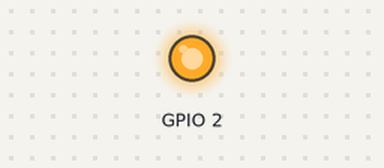
Bench run of a sketch on a simulated ESP8266 (NodeMCU). Parts: output pins drawn as LEDs (lit = HIGH). WiFi joins after 1.5 s; servers stay silent unless stated; what the sketch prints to the serial monitor is not drawn.

Above: at 2.2 s.
At 4.2 s:
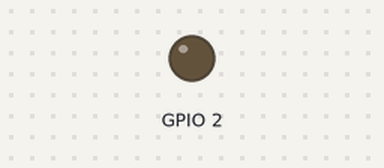
Timing chart, 0 to 6.9 s (numbered marks = the images above):
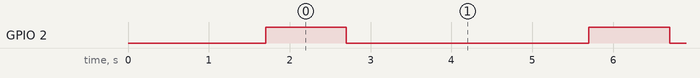

Measured:
- by itself, GPIO 2: alternates HIGH for 1.0 s and LOW for 3.0 s

The sketch:

connect_to_java_server.ino
```cpp
#include <ESP8266WiFi.h>

//
const int tx = 1;
const int rx = 0;
const char* ssid = "TP-Link_B6CC";
const char* password = "18641851";

// Socket Server
const char* host = "192.168.11.116";
const int port = 1278;

int i = 0;
char initJSON[] = "{\"component\":\"arduino\"}";

WiFiClient client;

void setup() {
  pinMode(2, OUTPUT);
  pinMode(rx,INPUT_PULLUP);
  pinMode(tx,INPUT_PULLUP);
  Serial.begin(9600);
  Serial.print( "Start..." );

  WiFi.mode(WIFI_STA);
  WiFi.begin(ssid, password);
  delay(500);
  while (WiFi.status() != WL_CONNECTED) {
    delay(500);
    Serial.println(".");
  }

  client.connect(host, port);
  client.println(initJSON);
}

void loop() {

  if (!client.connected()) {

  }
  /*
  String Control = client.readStringUntil('\n');
  Serial.println(Control);
  */
  Serial.write("light led");
  digitalWrite(2, HIGH);   // turn the LED on (HIGH is the voltage level)
  delay(1000);              // wait for a second
  digitalWrite(2, LOW);    // turn the LED off by making the voltage LOW
  delay(1000);
  delay(2000);
}
```
